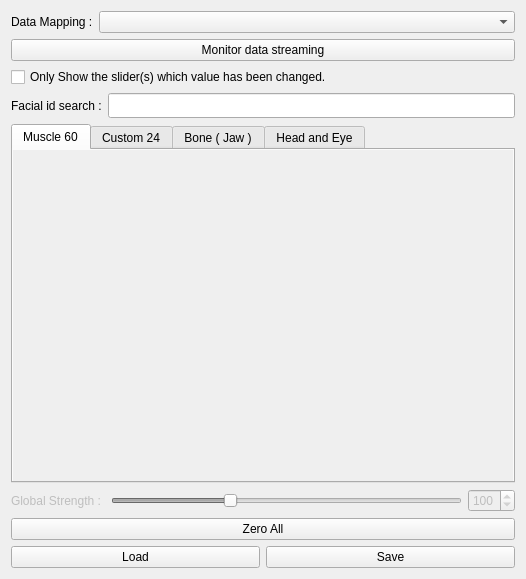
<?xml version="1.0" encoding="UTF-8"?>
<ui version="4.0">
 <class>qtFMMappingWidget</class>
 <widget class="QWidget" name="qtFMMappingWidget">
  <property name="geometry">
   <rect>
    <x>0</x>
    <y>0</y>
    <width>526</width>
    <height>579</height>
   </rect>
  </property>
  <property name="windowTitle">
   <string>Facial Mocap - Mapping</string>
  </property>
  <property name="styleSheet">
   <string notr="true"/>
  </property>
  <layout class="QVBoxLayout" name="verticalLayout">
   <item>
    <layout class="QHBoxLayout" name="horizontalLayout">
     <item>
      <widget class="QLabel" name="label">
       <property name="text">
        <string>Data Mapping :</string>
       </property>
      </widget>
     </item>
     <item>
      <widget class="QComboBox" name="qtExpressionComboBox">
       <property name="sizePolicy">
        <sizepolicy hsizetype="Expanding" vsizetype="Preferred">
         <horstretch>0</horstretch>
         <verstretch>0</verstretch>
        </sizepolicy>
       </property>
      </widget>
     </item>
    </layout>
   </item>
   <item>
    <widget class="QPushButton" name="qtDataSourcePushButton">
     <property name="text">
      <string>Monitor data streaming</string>
     </property>
    </widget>
   </item>
   <item>
    <widget class="QCheckBox" name="qtShowAllSliderCheckBox">
     <property name="text">
      <string>Only Show the slider(s) which value has been changed.</string>
     </property>
    </widget>
   </item>
   <item>
    <layout class="QHBoxLayout" name="horizontalLayout_4">
     <item>
      <widget class="QLabel" name="label_2">
       <property name="enabled">
        <bool>true</bool>
       </property>
       <property name="text">
        <string>Facial id search :</string>
       </property>
      </widget>
     </item>
     <item>
      <widget class="QLineEdit" name="lineEdit_textFilter">
       <property name="minimumSize">
        <size>
         <width>0</width>
         <height>25</height>
        </size>
       </property>
      </widget>
     </item>
    </layout>
   </item>
   <item>
    <widget class="QTabWidget" name="qtFacialMappingTabWidget">
     <property name="minimumSize">
      <size>
       <width>0</width>
       <height>170</height>
      </size>
     </property>
     <property name="maximumSize">
      <size>
       <width>16777215</width>
       <height>16777215</height>
      </size>
     </property>
     <property name="focusPolicy">
      <enum>Qt::NoFocus</enum>
     </property>
     <property name="tabPosition">
      <enum>QTabWidget::North</enum>
     </property>
     <property name="currentIndex">
      <number>0</number>
     </property>
     <widget class="QWidget" name="qtMuscleWidget">
      <attribute name="title">
       <string>Muscle 60</string>
      </attribute>
      <layout class="QVBoxLayout" name="verticalLayout_4">
       <property name="margin">
        <number>0</number>
       </property>
       <item>
        <widget class="QScrollArea" name="qtMuscleScrollArea">
         <property name="focusPolicy">
          <enum>Qt::NoFocus</enum>
         </property>
         <property name="frameShape">
          <enum>QFrame::NoFrame</enum>
         </property>
         <property name="widgetResizable">
          <bool>true</bool>
         </property>
         <widget class="QWidget" name="qtMuscleContextWidget">
          <property name="geometry">
           <rect>
            <x>0</x>
            <y>0</y>
            <width>502</width>
            <height>332</height>
           </rect>
          </property>
          <layout class="QHBoxLayout" name="horizontalLayout_6">
           <property name="spacing">
            <number>0</number>
           </property>
           <property name="margin">
            <number>9</number>
           </property>
          </layout>
         </widget>
        </widget>
       </item>
      </layout>
     </widget>
     <widget class="QWidget" name="qtCustomWidget">
      <attribute name="title">
       <string>Custom 24</string>
      </attribute>
      <layout class="QVBoxLayout" name="verticalLayout_2">
       <property name="spacing">
        <number>6</number>
       </property>
       <property name="margin">
        <number>0</number>
       </property>
       <item>
        <widget class="QScrollArea" name="qtCustomScrollArea">
         <property name="focusPolicy">
          <enum>Qt::NoFocus</enum>
         </property>
         <property name="frameShape">
          <enum>QFrame::NoFrame</enum>
         </property>
         <property name="widgetResizable">
          <bool>true</bool>
         </property>
         <widget class="QWidget" name="qtCustomContextWidget">
          <property name="geometry">
           <rect>
            <x>0</x>
            <y>0</y>
            <width>502</width>
            <height>332</height>
           </rect>
          </property>
          <property name="minimumSize">
           <size>
            <width>0</width>
            <height>0</height>
           </size>
          </property>
          <layout class="QHBoxLayout" name="verticalLayout_7"/>
         </widget>
        </widget>
       </item>
      </layout>
     </widget>
     <widget class="QWidget" name="qtBoneWidget">
      <property name="autoFillBackground">
       <bool>true</bool>
      </property>
      <attribute name="title">
       <string>Bone ( Jaw )</string>
      </attribute>
      <layout class="QVBoxLayout" name="verticalLayout_3">
       <item>
        <widget class="QScrollArea" name="qtBoneScrollArea">
         <property name="autoFillBackground">
          <bool>true</bool>
         </property>
         <property name="frameShape">
          <enum>QFrame::NoFrame</enum>
         </property>
         <property name="widgetResizable">
          <bool>true</bool>
         </property>
         <widget class="QWidget" name="qtBoneContextWidget">
          <property name="geometry">
           <rect>
            <x>0</x>
            <y>0</y>
            <width>484</width>
            <height>314</height>
           </rect>
          </property>
          <layout class="QHBoxLayout" name="verticalLayout_7"/>
         </widget>
        </widget>
       </item>
      </layout>
     </widget>
     <widget class="QWidget" name="qtHeadEyeWidget">
      <property name="autoFillBackground">
       <bool>true</bool>
      </property>
      <attribute name="title">
       <string>Head and Eye</string>
      </attribute>
      <layout class="QVBoxLayout" name="verticalLayout_5">
       <item>
        <widget class="QScrollArea" name="qtHeadEyeScrollArea">
         <property name="autoFillBackground">
          <bool>true</bool>
         </property>
         <property name="frameShape">
          <enum>QFrame::NoFrame</enum>
         </property>
         <property name="widgetResizable">
          <bool>true</bool>
         </property>
         <widget class="QWidget" name="qtHeadEyeContextWidget">
          <property name="geometry">
           <rect>
            <x>0</x>
            <y>0</y>
            <width>484</width>
            <height>314</height>
           </rect>
          </property>
          <layout class="QHBoxLayout" name="verticalLayout_7"/>
         </widget>
        </widget>
       </item>
      </layout>
     </widget>
    </widget>
   </item>
   <item>
    <layout class="QHBoxLayout" name="horizontalLayout_5">
     <item>
      <widget class="QLabel" name="qtGlobalStrengthLabel">
       <property name="enabled">
        <bool>false</bool>
       </property>
       <property name="text">
        <string>Global Strength : </string>
       </property>
      </widget>
     </item>
     <item>
      <widget class="QSlider" name="qtGlobalStrengthSlider">
       <property name="enabled">
        <bool>false</bool>
       </property>
       <property name="maximum">
        <number>300</number>
       </property>
       <property name="value">
        <number>100</number>
       </property>
       <property name="orientation">
        <enum>Qt::Horizontal</enum>
       </property>
      </widget>
     </item>
     <item>
      <widget class="QSpinBox" name="qtGlobalStrengthSpinBox">
       <property name="enabled">
        <bool>false</bool>
       </property>
       <property name="maximum">
        <number>300</number>
       </property>
       <property name="value">
        <number>100</number>
       </property>
      </widget>
     </item>
    </layout>
   </item>
   <item>
    <layout class="QHBoxLayout" name="horizontalLayout_3">
     <item>
      <widget class="QPushButton" name="qtZeroAllPushButton">
       <property name="text">
        <string>Zero All</string>
       </property>
      </widget>
     </item>
    </layout>
   </item>
   <item>
    <layout class="QHBoxLayout" name="horizontalLayout_2">
     <item>
      <widget class="QPushButton" name="qtLoadPushButton">
       <property name="text">
        <string>Load</string>
       </property>
      </widget>
     </item>
     <item>
      <widget class="QPushButton" name="qtSavePushButton">
       <property name="text">
        <string>Save</string>
       </property>
      </widget>
     </item>
    </layout>
   </item>
  </layout>
 </widget>
 <resources>
  <include location="../../../../../ic6 svn/6.52/iCloneR2/ui/ICMotion/ICMotion.qrc"/>
 </resources>
 <connections/>
</ui>
